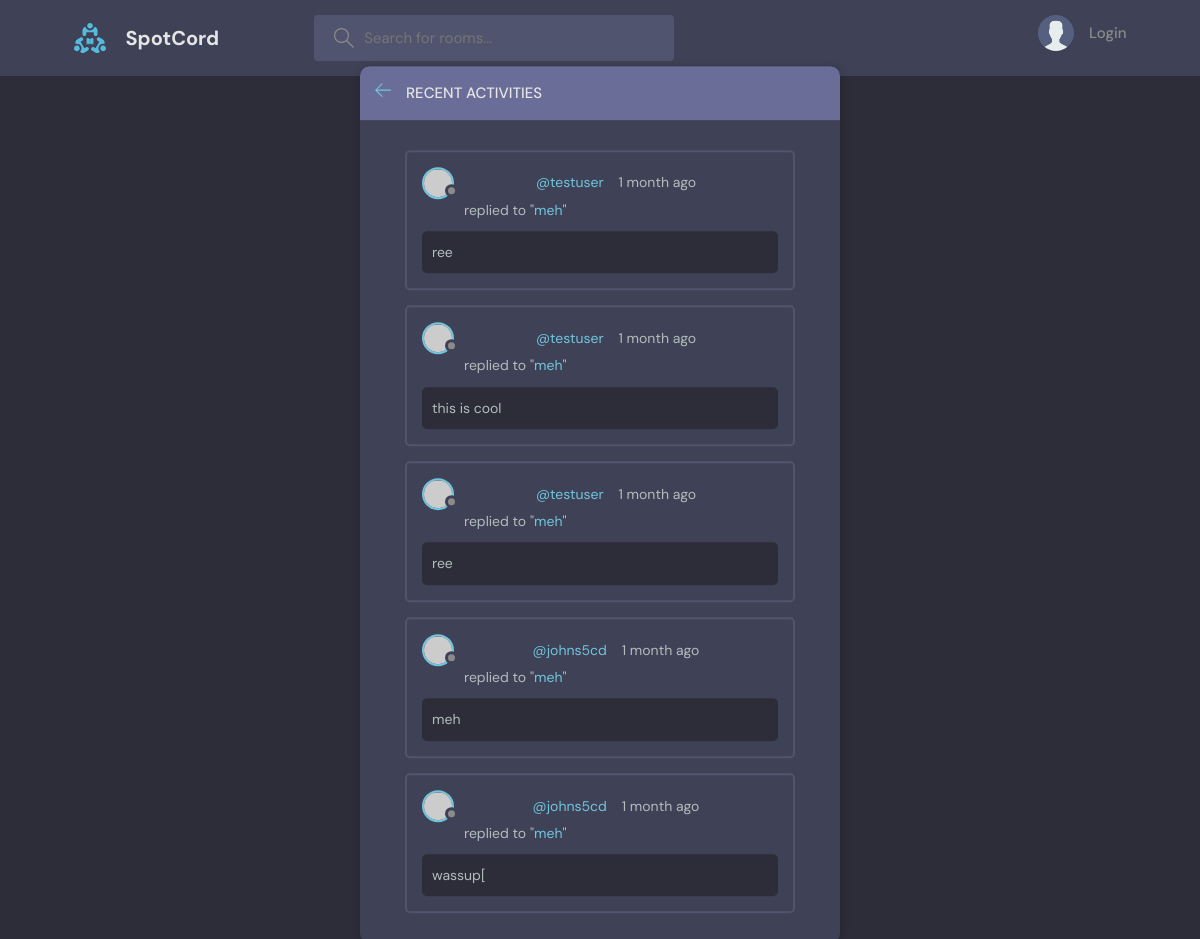
/activities/, run on an earlier commit of the app's database.
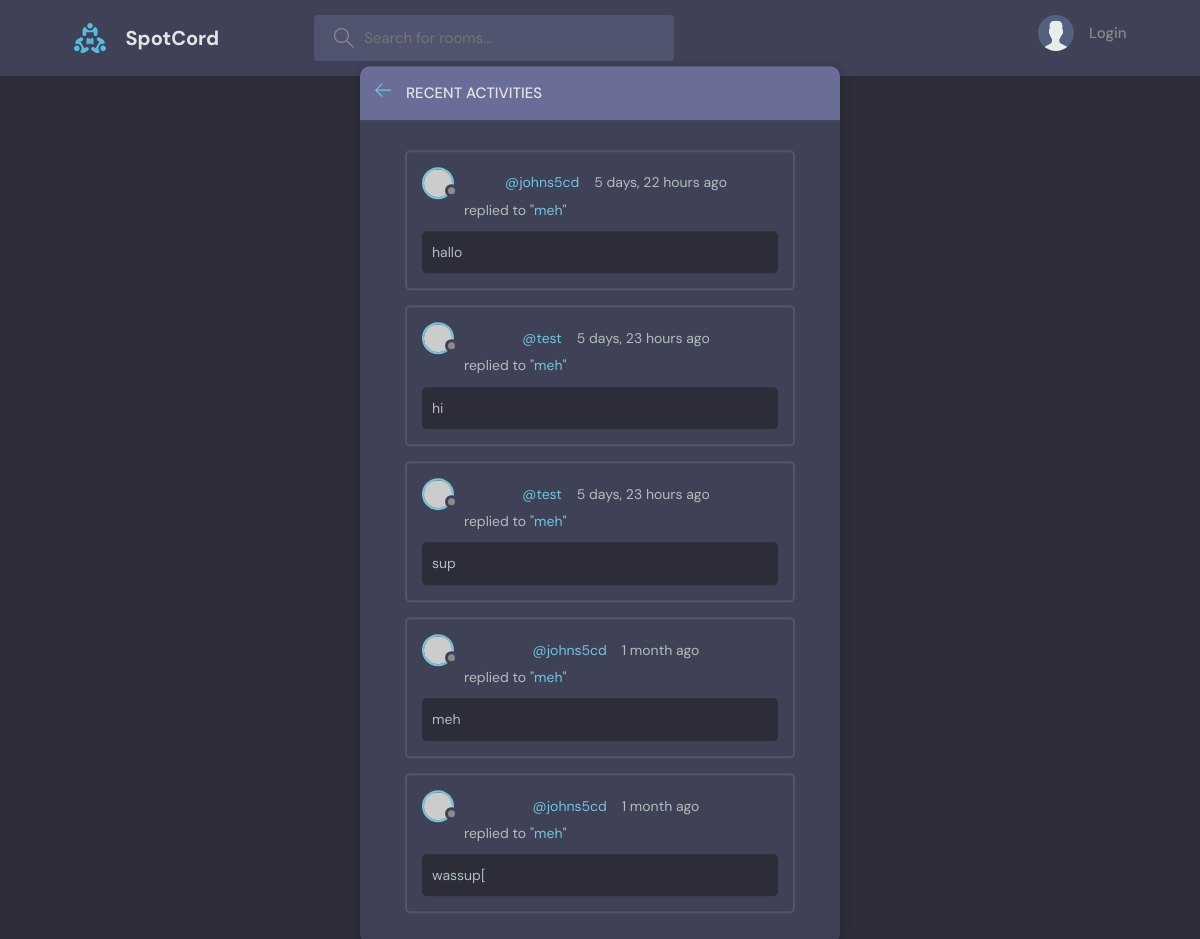
And on a later commit of the database.
### core/models.py (models this page shows, shortened)
class Message(models.Model):
    user = models.ForeignKey(User, on_delete=models.CASCADE, related_name='messages')
    room = models.ForeignKey(Room, on_delete=models.CASCADE, related_name='messages')
    body = models.TextField()
    updated_at = models.DateTimeField(auto_now=True)
    created_at = models.DateTimeField(auto_now_add=True)

class Room(models.Model):
    host = models.ForeignKey(User, on_delete=models.SET_NULL, null=True, related_name='room')
    topic = models.ForeignKey(Topic, on_delete=models.SET_NULL, null=True, related_name='room')
    name = models.CharField(max_length=200)
    description = models.TextField(blank=True, null=True)
    participants = models.ManyToManyField(User, blank=True, related_name='participants')
    updated_at = models.DateTimeField(auto_now=True)
    created_at = models.DateTimeField(auto_now_add=True)
    def __str__(self):
        return self.name

### core/views.py (the view)
# urls.py: path('activities/', activities_page, name='activities'),
def activities_page(request):
    QS = request.GET.get('qs')
    query_string = QS if QS != None else ''
    room_messages = Message.objects.filter(
        Q(room__topic__name__icontains=query_string)).order_by('-created_at')
    context = {'room_messages': room_messages}
    return render(request, 'core/mobile_activity.html', context)

### core/templates/core/mobile_activity.html (shortened to what this page needs)
{% extends "index.html" %} {% block content %}
<main class="layout">
  <div class="container">
    <div class="layout__box">
      <div class="layout__boxHeader">
        <div class="layout__boxTitle">
          <a href="{{ request.META.HTTP_REFERER }}">
            <svg
              version="1.1"
              xmlns="http://www.w3.org/2000/svg"
              width="32"
              height="32"
              viewBox="0 0 32 32"
            >
              <title>arrow-left</title>
              <path
                d="M13.723 2.286l-13.723 13.714 13.719 13.714 1.616-1.611-10.96-10.96h27.625v-2.286h-27.625l10.965-10.965-1.616-1.607z"
              ></path>
            </svg>
          </a>
          <h3>Recent Activities</h3>
        </div>
      </div>
      <div class="activities-page layout__body">
        {% for message in room_messages %}
        <div class="activities__box">
          <div class="activities__boxHeader roomListRoom__header">
            <a href="profile.html" class="roomListRoom__author">
              <div class="avatar avatar--small">
                <img src="https://randomuser.me/api/portraits/women/11.jpg" />
              </div>
              <p><a href="{% url "user-profile" message.user.id %}">@{{message.user}}</a>&nbsp;&nbsp;&nbsp;&nbsp;{{message.created_at|timesince}} ago</p>
            </a>
          </div>
          <div class="activities__boxContent">
              <small>replied to "<a href="{% url "room" message.room.id %}">{{message.room}}</a>"</small>
            <div class="activities__boxRoomContent">
              <p>{{message.body}}</p>
            </div>
          </div>
        </div>
        {% endfor %}
      </div>
    </div>
  </div>
</main>
{% endblock content %}

### templates/index.html (shortened to what this page needs)
<!DOCTYPE html>
{% load static %}
<html lang="en">
  <head>
    <link rel="stylesheet" href="{% static 'styles/style.css' %}"/>
  </head>
  <body>
        {% include 'navbar.html' %}
        {% block content %}
        {% endblock %}
  </body>
</html>

### templates/navbar.html (shortened to what this page needs)
{% load static %}
<header class="header header--loggedIn">
  <div class="container">
    <a href="{% url "home" %}" class="header__logo">
      <img src="{% static "images/logo.svg" %}" />
      <h1>SpotCord</h1>
    </a>
    <form class="header__search" action="{% url "home" %}">
      <label>
        <input type="text" name="qs" placeholder="Search for rooms..." />
      </label>
    </form>
    <nav class="header__menu">
      {% if request.user.is_authenticated %}
      <div class="header__user">
        <a href="{% url 'user-profile' request.user.id %}">
          <div class="avatar avatar--medium active">
            <img src="https://randomuser.me/api/portraits/men/37.jpg" />
          </div>
          <p>{{ request.user.username }}<span>@{{ request.user }}</span></p>
        </a>
        <button class="dropdown-button">
          <svg version="1.1" xmlns="http://www.w3.org/2000/svg" width="32" height="32" viewBox="0 0 32 32">
            <title>chevron-down</title>
            <path d="M16 21l-13-13h-3l16 16 16-16h-3l-13 13z"></path>
          </svg>
        </button>
      </div>
      {% else %}
      <a href="{% url "login" %}">
        <img src="{% static 'images/avatar.svg' %}" />
        <p>Login</p>
      </a>
      {% endif %}
    </nav>
  </div>
</header>

### static/styles/style.css (style rules this page uses)
:root { --color-main: #71c6dd; --color-main-light: #e1f6fb; --color-dark: #3f4156; --color-dark-medium: #51546e; --color-dark-light: #696d97; --color-light: #e5e5e5; --color-gray: #8b8b8b; --color-light-gray: #b2bdbd; --color-bg: #2d2d39; --color-success: #5dd693; --color-error: #fc4b0b; }
* { font-family: "DM Sans", -apple-system, BlinkMacSystemFont, "Segoe UI", Roboto, Oxygen, Ubuntu, Cantarell, "Open Sans", "Helvetica Neue", sans-serif; margin: 0; padding: 0; box-sizing: border-box; text-rendering: optimizeLegibility; font-size: inherit; }
html { font-size: 56.25%; }
@media only screen and (min-width: 1200px) { html { font-size: 62.5%; } }
body { line-height: 1.6; font-weight: 400; font-size: 1.5rem; color: var(--color-light-gray); background-color: var(--color-bg); min-height: 100vh; }
img { width: 100%; }
a { display: inline-block; color: var(--color-main); text-decoration: none; }
.container { max-width: 120rem; width: 90%; margin: auto; }
.avatar { position: relative; display: inline-block; border-radius: 50%; border: 2px solid var(--color-main); }
.avatar img { display: block; border-radius: 50%; object-fit: cover; object-position: center; }
.avatar::after { content: ""; display: block; position: absolute; background-color: var(--color-gray); z-index: 111; border-radius: 50%; border: 0.3rem solid var(--color-dark); }
.avatar.avatar--small img { width: 2.8rem; height: 2.8rem; }
.avatar.avatar--small:after { width: 0.7rem; height: 0.7rem; bottom: 0px; right: -6px; }
.header { padding: 1.5rem; background-color: var(--color-dark); }
.header > .container { display: flex; gap: 9.5rem; }
.header__logo, .header__user { display: flex; gap: 2rem; align-items: center; }
.header__logo > img { height: 3.2rem; width: 3.2rem; }
.header__logo > h1 { font-weight: 700; font-size: 2rem; color: var(--color-light); }
.header__search > label { background-color: var(--color-dark-medium); padding: 1.3rem 1rem; display: flex; align-items: center; gap: 1rem; border-radius: 4px; }
.header__search svg { fill: var(--color-gray); width: 2rem; height: 2rem; margin-left: 1rem; }
.header__search input { width: 30rem; background: transparent; border: none; outline: none; color: var(--color-light); }
.header__menu { margin-left: auto; position: relative; }
.header__menu a { display: flex; gap: 1.5rem; align-items: center; font-weight: 500; text-decoration: none; color: var(--color-gray); }
.header__menu img { height: 3.6rem; }
.header__menu p { line-height: 1.2; }
.layout { margin-top: 2.4rem; }
.layout > .container { display: flex; justify-content: space-between; align-items: flex-start; }
.layout__box { width: 90%; max-width: 48rem; min-height: 40rem; position: absolute; top: 50%; left: 50%; transform: translate(-50%, -46%); background-color: var(--color-dark); border-radius: 1rem; box-shadow: 1px 1px 6px 3px rgba(0, 0, 0, 0.1); overflow: hidden; }
.layout__boxHeader { display: flex; padding: 1.5rem; background-color: var(--color-dark-light); }
.layout__boxTitle { display: flex; gap: 1.5rem; align-items: center; }
.layout__boxTitle h3 { text-transform: uppercase; font-weight: 500; color: var(--color-light); }
.layout__boxTitle svg { width: 1.6rem; height: 1.6rem; fill: var(--color-main); }
.layout__body { margin: 3rem; }
.roomListRoom__header { display: flex; justify-content: space-between; align-items: center; }
.roomListRoom__author { font-weight: 500; display: flex; align-items: center; gap: 1rem; }
.activities__box { margin: 1.5rem; padding: 1.5rem; border: 2px solid var(--color-dark-medium); border-radius: 5px; }
.activities__boxHeader p { font-size: 1.4rem; line-height: 1.3; }
.activities__boxContent { margin-left: 4.2rem; }
.activities__boxContent { font-size: 1.4rem; }
.activities__boxRoomContent { background: var(--color-bg); padding: 1rem; border-radius: 5px; margin-top: 1rem; margin-left: -4.2rem; }

What changed in the data, as far as the page shows it:
removed Message: user "testuser", created_at "1 month", room "meh", body "ree"
removed Message: user "testuser", created_at "1 month", room "meh", body "this is cool"
removed Message: user "testuser", created_at "1 month", room "meh", body "ree"
added Message: user "johns5cd", created_at "5 days, 22 hours", room "meh", body "hallo"
added Message: user "test", created_at "5 days, 23 hours", room "meh", body "hi"
added Message: user "test", created_at "5 days, 23 hours", room "meh", body "sup"
